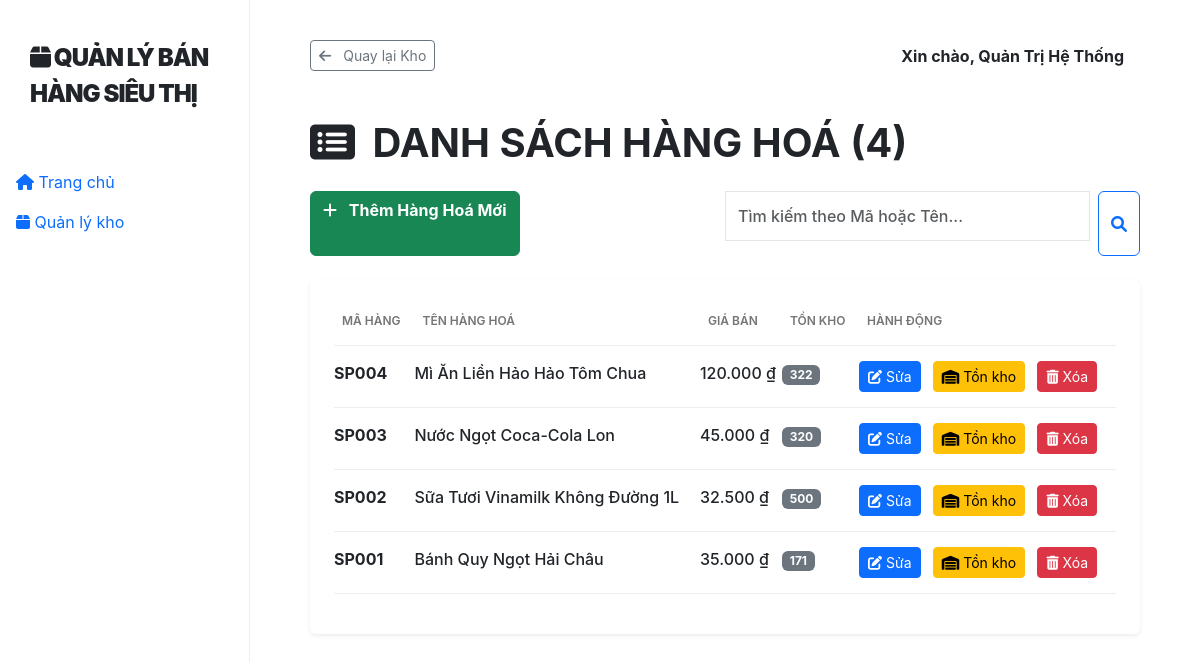
Page /product_list.php (signed in) on the committed database.
### tables this page shows
CREATE TABLE `products` (
  `id` int(11) NOT NULL,
  `product_code` varchar(50) NOT NULL,
  `name` varchar(255) NOT NULL,
  `description` text DEFAULT NULL,
  `price` decimal(10,2) NOT NULL,
  `stock_quantity` int(11) NOT NULL DEFAULT 0,
  `created_at` timestamp NOT NULL DEFAULT current_timestamp()
);

### config.php (called while the page is built, shortened)
<?php
function getCurrentUser() {
    return isset($_SESSION['user_name']) ? $_SESSION['user_name'] : 'Khách';
}

### product_list.php (the view, shortened to what this page needs)
<?php
require_once 'config.php';
$search_term = trim($_GET['search'] ?? '');
$sql = "SELECT id, product_code, name, price, stock_quantity FROM products";
$params = [];
$sql .= " ORDER BY id DESC";
$stmt = $pdo->prepare($sql);
$stmt->execute($params);
$products = $stmt->fetchAll();
?>
<!DOCTYPE html>
<html lang="vi">
<head>
    <link href="https://cdn.jsdelivr.net/npm/bootstrap@5.3.0/dist/css/bootstrap.min.css" rel="stylesheet">
    <link rel="stylesheet" href="https://cdnjs.cloudflare.com/ajax/libs/font-awesome/6.0.0/css/all.min.css">
    <link rel="stylesheet" href="style.css">
</head>
<body>
<div class="sidebar d-none d-md-block">
    <div class="brand-logo"><i class="fas fa-box"></i> <?php echo APP_NAME; ?></div>
    <nav class="nav flex-column">
        <a class="nav-link" href="index.php"><i class="fas fa-home"></i> Trang chủ</a>
        <a class="nav-link active" href="inventory.php"><i class="fas fa-box"></i> Quản lý kho</a>
    </nav>
</div>
<div class="main-content">
    <div class="d-flex justify-content-between align-items-center mb-5">
        <a href="inventory.php" class="btn btn-sm btn-outline-secondary"><i class="fas fa-arrow-left me-2"></i> Quay lại Kho</a>
        <span class="me-3 fw-bold">Xin chào, <?php echo getCurrentUser(); ?></span>
    </div>
    <h1 class="fw-bold mb-4 text-uppercase"><i class="fas fa-list-alt me-2"></i> Danh Sách Hàng Hoá (<?php echo count($products); ?>)</h1>
    <div class="d-flex justify-content-between mb-4">
        <a href="product_manage.php" class="btn btn-success fw-bold">
            <i class="fas fa-plus me-2"></i> Thêm Hàng Hoá Mới
        </a>
        <form action="" method="GET" class="d-flex w-50">
            <input type="text" name="search" class="form-control me-2" placeholder="Tìm kiếm theo Mã hoặc Tên..." value="<?php echo htmlspecialchars($search_term); ?>">
            <button type="submit" class="btn btn-outline-primary"><i class="fas fa-search"></i></button>
        </form>
    </div>
    <div class="card p-4 shadow-sm border-0">
        <?php if (count($products) > 0): ?>
        <table class="table table-clean w-100">
            <thead>
                <tr>
                    <th>Mã hàng</th>
                    <th>Tên hàng hoá</th>
                    <th>Giá bán</th>
                    <th>Tồn kho</th>
                    <th>Hành động</th>
                </tr>
            </thead>
            <tbody>
                <?php foreach ($products as $p): ?>
                <tr>
                    <td class="fw-bold"><?php echo htmlspecialchars($p['product_code']); ?></td>
                    <td><?php echo htmlspecialchars($p['name']); ?></td>
                    <td><?php echo number_format($p['price'], 0, ',', '.') . ' ' . CURRENCY; ?></td>
                    <td><span class="badge bg-secondary"><?php echo number_format($p['stock_quantity']); ?></span></td>
                    <td>
                        <a href="product_manage.php?id=<?php echo $p['id']; ?>" class="btn btn-sm btn-primary me-2"><i class="fas fa-edit"></i> Sửa</a>
                        <a href="inventory_update.php?id=<?php echo $p['id']; ?>" class="btn btn-sm btn-warning me-2"><i class="fas fa-warehouse"></i> Tồn kho</a>
                        <button type="button" class="btn btn-sm btn-danger" onclick="confirmDelete(<?php echo $p['id']; ?>)">
                            <i class="fas fa-trash-alt"></i> Xóa
                        </button>
                    </td>
                </tr>
                <?php endforeach; ?>
            </tbody>
        </table>
        <?php else: ?>
            <div class="alert alert-warning text-center">Không tìm thấy sản phẩm nào.</div>
        <?php endif; ?>
    </div>
</div>
</body>
</html>

### style.css (style rules this page uses)
:root { --app-black: #111111; --app-gray: #757575; --bg-color: #ffffff; }
body { font-family: 'Inter', sans-serif; height: 100vh; overflow-x: hidden; }
.form-control { height: 50px; border-radius: 0; border: 1px solid #e5e5e5; margin-bottom: 15px; font-weight: 500; }
.sidebar { height: 100vh; position: fixed; width: 250px; padding-top: 40px; border-right: 1px solid #eee; }
.brand-logo { font-weight: 900; font-size: 24px; padding-left: 30px; margin-bottom: 50px; letter-spacing: -1px; text-transform: uppercase; }
.main-content { margin-left: 250px; padding: 40px 60px; }

### product_list.php (style rules this page uses)
.main-content { margin-left: 250px; padding: 40px 60px; }
.table-clean th { font-weight: 600; color: var(--app-gray); border-bottom: 1px solid #eee; text-transform: uppercase; font-size: 12px; padding-bottom: 15px; }
.table-clean td { padding: 15px 0; font-weight: 500; border-bottom: 1px solid #eee; }

### rows in the picture
products: product_code "SP004", name "Mì Ăn Liền Hảo Hảo Tôm Chua", price "120.000", stock_quantity "322"
products: product_code "SP003", name "Nước Ngọt Coca-Cola Lon", price "45.000", stock_quantity "320"
products: product_code "SP002", name "Sữa Tươi Vinamilk Không Đường 1L", price "32.500", stock_quantity "500"
products: product_code "SP001", name "Bánh Quy Ngọt Hải Châu", price "35.000", stock_quantity "171"

### other values in the picture
APP_NAME "QUẢN LÝ BÁN HÀNG SIÊU THỊ"
getCurrentUser() "Quản Trị Hệ Thống"
count($products) "4"
